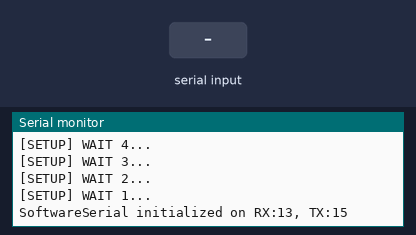
This sketch was run on a simulated ESP32. Parts: the last lines printed to the serial monitor. The test bench sets the inputs (shaded band).

Above: at 5.2 s.
5.3 s: "1\n" received over the second serial link
At 5.7 s:
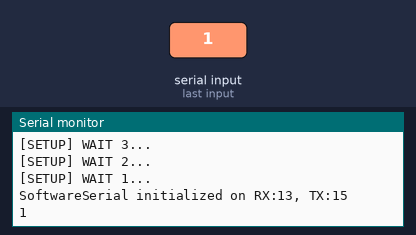
6.8 s: "0\n" received over the second serial link
At 8.0 s:
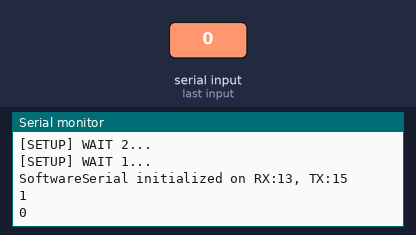
8.3 s: "2\n" received over the second serial link
At 9.4 s:
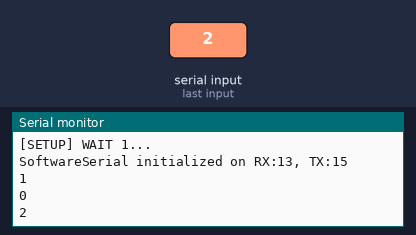
Timing chart, 0 to 11.3 s (numbered marks = the images above; inputs shaded):
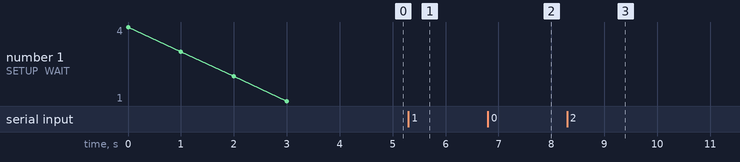

Measured:
- after the input at 5.3 s, the serial monitor: prints a new line at once (image 1)
- after the input at 6.8 s, the serial monitor: prints a new line at once (image 2)
- after the input at 8.3 s, the serial monitor: prints a new line at once (image 3)

The sketch:

ld2402.ino
```cpp
#include <Arduino.h>
#include <SoftwareSerial.h>
#include <gmFn.h>

// Define RX and TX pins for SoftwareSerial
const int rx_pin = 13;
const int tx_pin = 15;

// Create instances
SoftwareSerial mySerial(rx_pin, tx_pin);


void setup()
{
	Serial_init();

	mySerial.begin(115200);
	Serial.printf("SoftwareSerial initialized on RX:%d, TX:%d\n", rx_pin, tx_pin);
}// setup


void loop()
{
	if ( mySerial.available() ){
		// Read raw data from radar
		String data = mySerial.readStringUntil('\n');
		Serial.println(data); // Print to Serial Monitor
	}
	delay(50);
}// loop
```
